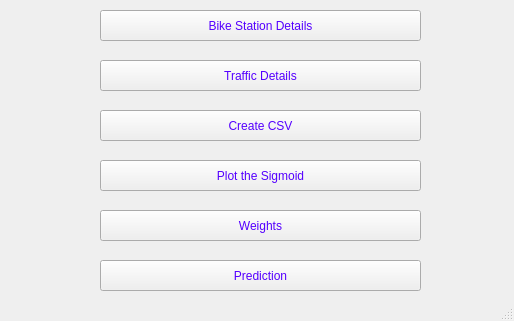
<?xml version="1.0" encoding="UTF-8"?>
<ui version="4.0">
 <class>MainWindow</class>
 <widget class="QMainWindow" name="MainWindow">
  <property name="geometry">
   <rect>
    <x>0</x>
    <y>0</y>
    <width>514</width>
    <height>321</height>
   </rect>
  </property>
  <property name="windowTitle">
   <string>Station Importance Evaluation in Dynamic Bike-Rental System</string>
  </property>
  <property name="styleSheet">
   <string notr="true">color: rgb(85, 0, 255);
font: 75 12pt &quot;MS Shell Dlg 2&quot;;</string>
  </property>
  <widget class="QWidget" name="centralwidget">
   <widget class="QPushButton" name="pushButton">
    <property name="geometry">
     <rect>
      <x>100</x>
      <y>60</y>
      <width>321</width>
      <height>31</height>
     </rect>
    </property>
    <property name="text">
     <string>Traffic Details</string>
    </property>
   </widget>
   <widget class="QPushButton" name="pushButton_2">
    <property name="geometry">
     <rect>
      <x>100</x>
      <y>110</y>
      <width>321</width>
      <height>31</height>
     </rect>
    </property>
    <property name="text">
     <string>Create CSV</string>
    </property>
   </widget>
   <widget class="QPushButton" name="pushButton_3">
    <property name="geometry">
     <rect>
      <x>100</x>
      <y>10</y>
      <width>321</width>
      <height>31</height>
     </rect>
    </property>
    <property name="text">
     <string>Bike Station Details</string>
    </property>
   </widget>
   <widget class="QPushButton" name="pushButton_4">
    <property name="geometry">
     <rect>
      <x>100</x>
      <y>160</y>
      <width>321</width>
      <height>31</height>
     </rect>
    </property>
    <property name="text">
     <string>Plot the Sigmoid</string>
    </property>
   </widget>
   <widget class="QPushButton" name="pushButton_5">
    <property name="geometry">
     <rect>
      <x>100</x>
      <y>210</y>
      <width>321</width>
      <height>31</height>
     </rect>
    </property>
    <property name="text">
     <string>Weights</string>
    </property>
   </widget>
   <widget class="QPushButton" name="pushButton_6">
    <property name="geometry">
     <rect>
      <x>100</x>
      <y>260</y>
      <width>321</width>
      <height>31</height>
     </rect>
    </property>
    <property name="text">
     <string>Prediction</string>
    </property>
   </widget>
  </widget>
  <widget class="QStatusBar" name="statusbar"/>
 </widget>
 <resources/>
 <connections/>
</ui>
